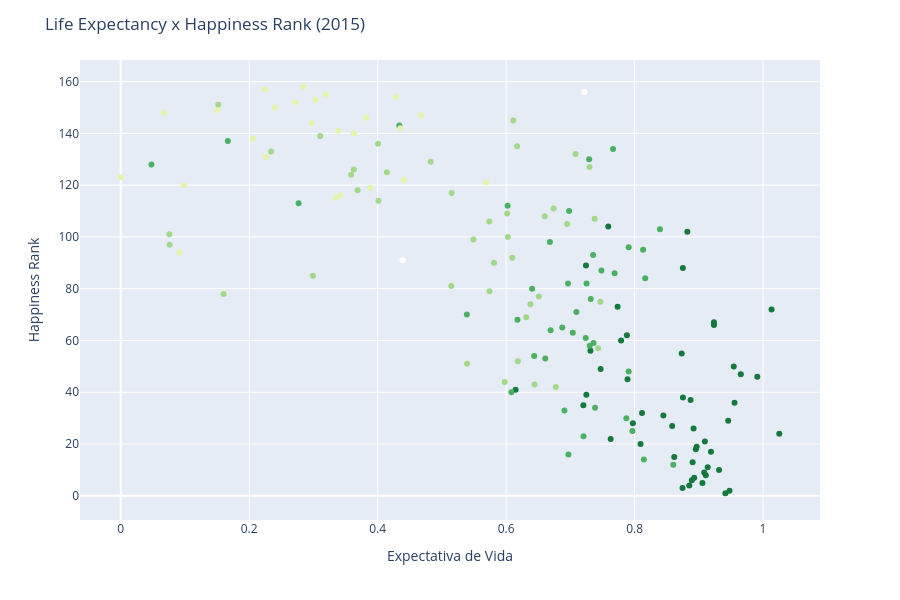
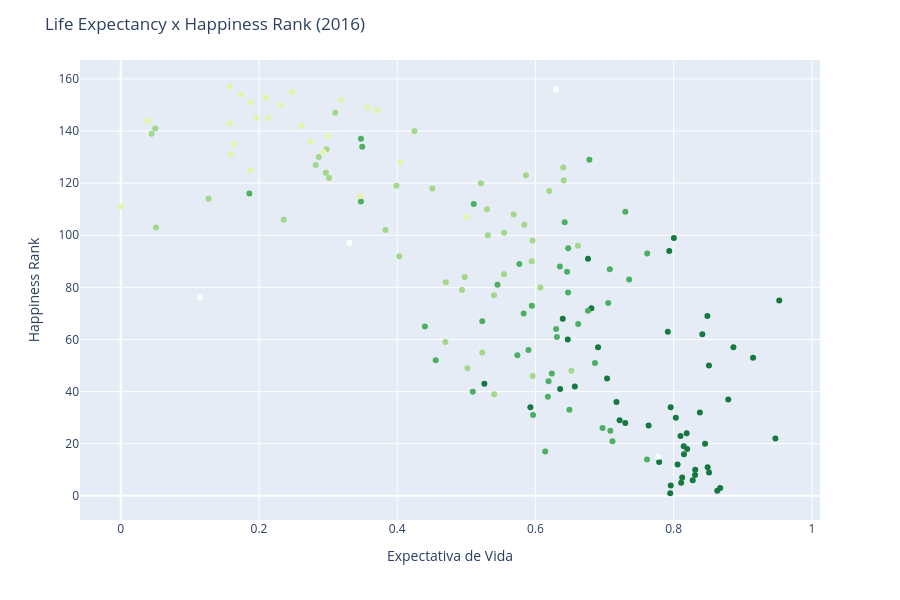
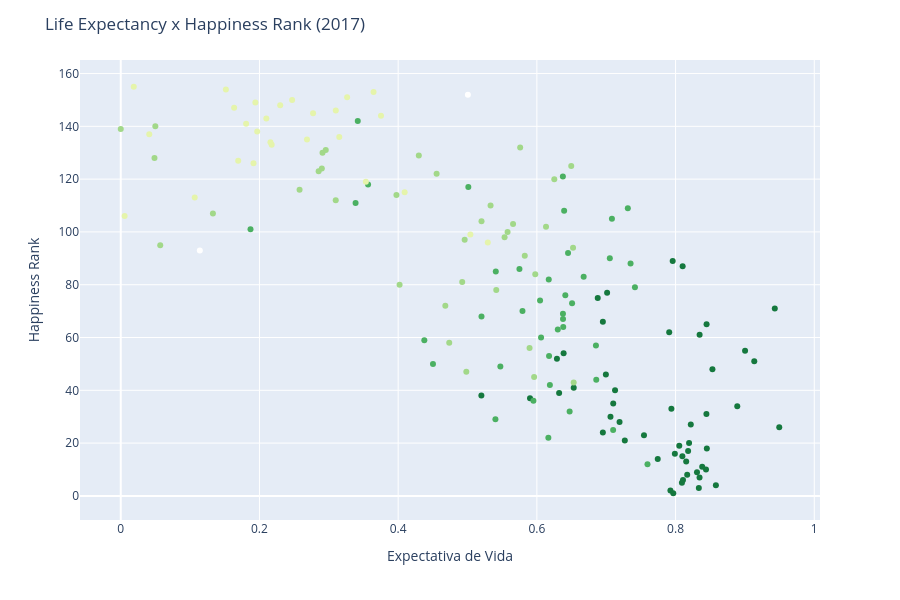

Notebook cell for these charts, in order:
### Markdown cell above
### 3.1- A expectativa média de vida está relacionada com o Score de felicidade?

### Code cell
import pandas as pd
import plotly.express as px
import matplotlib.pyplot as plt

# Preparar DataFrame único
all_countries = []
for ano, df in datasets.items():
    temp = df[['Country', 'Income', 'Healthy Life Expectancy', 'Rank']].copy()
    temp['Year'] = ano
    all_countries.append(temp)
all_data = pd.concat(all_countries, ignore_index=True)

# Ajustar categorias de Income
income_order = ['L', 'LM', 'UM', 'H']
all_data['Income'] = pd.Categorical(all_data['Income'], categories=income_order, ordered=True)

# Criar cores YlGn para Income
cmap = plt.cm.YlGn
income_colors = {
    'L': f'rgb{tuple(int(255*x) for x in cmap(0.2)[:3])}',
    'LM': f'rgb{tuple(int(255*x) for x in cmap(0.4)[:3])}',
    'UM': f'rgb{tuple(int(255*x) for x in cmap(0.6)[:3])}',
    'H': f'rgb{tuple(int(255*x) for x in cmap(0.8)[:3])}'
}

# Plot interativo por ano
years = sorted(all_data['Year'].unique())

for year in years:
    df_year = all_data[all_data['Year'] == year].copy()
    
    # Substituir valores faltantes para cor branca
    df_year['plot_color'] = df_year.apply(
        lambda row: income_colors.get(row['Income'], 'white') 
        if pd.notna(row['Healthy Life Expectancy']) and pd.notna(row['Rank'])
        else 'white', axis=1
    )
    
    fig = px.scatter(
        df_year,
        x='Healthy Life Expectancy',
        y='Rank',
        color='plot_color',
        color_discrete_map='identity',  # usa exatamente as cores da coluna
        hover_data={
            'Country': True,
            'Income': True,
            'Healthy Life Expectancy': True,
            'Rank': True
        },
        size_max=15
    )
    
    # Não inverter Y
    fig.update_yaxes(title_text='Happiness Rank')
    fig.update_xaxes(title_text='Expectativa de Vida')
    fig.update_layout(
        title_text=f'Life Expectancy x Happiness Rank ({year})',
        height=600,
        width=900,
        legend_title_text='Income Group'
    )
    
    fig.show()

### Figure 1 — Plotly figure (JSON) as saved in the notebook; plotly's stock layout.template omitted (floating-point values rounded to 4 significant figures)
{"data": [{"customdata": [["Switzerland", "H"], ["Iceland", "H"], ["Denmark", "H"], ["Norway", "H"], ["Canada", "H"], ["Finland", "H"], ["Netherlands", "H"], ["Sweden", "H"], ["New Zealand", "H"], ["Australia", "H"], ["Israel", "H"], ["Austria", "H"], ["United States", "H"], ["Luxembourg", "H"], ["Ireland", "H"], ["Belgium", "H"], ["United Arab Emirates", "H"], ["United Kingdom", "H"], ["Oman", "H"], ["Singapore", "H"], ["Germany", "H"], ["Chile", "H"], ["Qatar", "H"], ["France", "H"], ["Czechia", "H"], ["Uruguay", "H"], ["Saudi Arabia", "H"], ["Spain", "H"], ["Malta", "H"], ["Taiwan", "H"], ["Kuwait", "H"], ["Trinidad and Tobago", "H"], ["Slovakia", "H"], ["Japan", "H"], ["South Korea", "H"], ["Bahrain", "H"], ["Italy", "H"], ["Slovenia", "H"], ["Lithuania", "H"], ["Poland", "H"], ["Croatia", "H"], ["North Cyprus", "H"], ["Cyprus", "H"], ["Hong Kong", "H"], ["Estonia", "H"], ["Portugal", "H"], ["Latvia", "H"], ["Greece", "H"], ["Hungary", "H"]], "hovertemplate": "Healthy Life Expectancy=%{x}<br>Rank=%{y}<br>Country=%{customdata[0]}<br>Income=%{customdata[1]}<extra></extra>", "legendgroup": "", "marker": {"color": "rgb(21, 120, 62)", "symbol": "circle"}, "mode": "markers", "name": "", "orientation": "v", "showlegend": false, "type": "scatter", "x": [0.9414, 0.9478, 0.8746, 0.8852, 0.9056, 0.8891, 0.8928, 0.9109, 0.9084, 0.9316, 0.9139, 0.8904, 0.8618, 0.9189, 0.8953, 0.8967, 0.8093, 0.9094, 0.7628, 1.025, 0.8919, 0.8586, 0.7973, 0.9458, 0.8448, 0.8116, 0.7202, 0.9556, 0.8872, 0.8753, 0.7249, 0.6148, 0.789, 0.9911, 0.9654, 0.7472, 0.9545, 0.8734, 0.7313, 0.779, 0.7881, 0.9236, 0.9236, 1.013, 0.7736, 0.8752, 0.7244, 0.8821, 0.7591], "xaxis": "x", "y": [1, 2, 3, 4, 5, 6, 7, 8, 9, 10, 11, 13, 15, 17, 18, 19, 20, 21, 22, 24, 26, 27, 28, 29, 31, 32, 35, 36, 37, 38, 39, 41, 45, 46, 47, 49, 50, 55, 56, 60, 62, 66, 67, 72, 73, 88, 89, 102, 104], "yaxis": "y"}, {"customdata": [["Costa Rica", "UM"], ["Mexico", "UM"], ["Brazil", "UM"], ["Venezuela", "UM"], ["Panama", "UM"], ["Argentina", "UM"], ["Colombia", "UM"], ["Thailand", "UM"], ["Suriname", "UM"], ["Ecuador", "UM"], ["Paraguay", "UM"], ["Kazakhstan", "UM"], ["Peru", "UM"], ["Belarus", "UM"], ["Malaysia", "UM"], ["Libya", "UM"], ["Russia", "UM"], ["Jamaica", "UM"], ["Algeria", "UM"], ["Turkmenistan", "UM"], ["Mauritius", "UM"], ["Turkey", "UM"], ["Azerbaijan", "UM"], ["Jordan", "UM"], ["Montenegro", "UM"], ["China", "UM"], ["Romania", "UM"], ["Serbia", "UM"], ["North Macedonia", "UM"], ["Albania", "UM"], ["Bosnia and Herzegovina", "UM"], ["Dominican Republic", "UM"], ["Lebanon", "UM"], ["Iran", "UM"], ["Iraq", "UM"], ["South Africa", "UM"], ["Botswana", "UM"], ["Georgia", "UM"], ["Bulgaria", "UM"], ["Angola", "UM"], ["Gabon", "UM"]], "hovertemplate": "Healthy Life Expectancy=%{x}<br>Rank=%{y}<br>Country=%{customdata[0]}<br>Income=%{customdata[1]}<extra></extra>", "legendgroup": "", "marker": {"color": "rgb(75, 176, 98)", "symbol": "circle"}, "mode": "markers", "name": "", "orientation": "v", "showlegend": false, "type": "scatter", "x": [0.8603, 0.8144, 0.697, 0.7205, 0.7966, 0.7872, 0.6908, 0.7385, 0.6082, 0.7907, 0.661, 0.6437, 0.7302, 0.7361, 0.7239, 0.7038, 0.6693, 0.6874, 0.6177, 0.5389, 0.7095, 0.7317, 0.6404, 0.6964, 0.7252, 0.8166, 0.7689, 0.7484, 0.7355, 0.8133, 0.7908, 0.6683, 0.8395, 0.698, 0.6024, 0.2769, 0.04776, 0.7293, 0.7665, 0.1668, 0.4337], "xaxis": "x", "y": [12, 14, 16, 23, 25, 30, 33, 34, 40, 48, 53, 54, 58, 59, 61, 63, 64, 65, 68, 70, 71, 76, 80, 82, 82, 84, 86, 87, 93, 95, 96, 98, 103, 110, 112, 113, 128, 130, 134, 137, 143], "yaxis": "y"}, {"customdata": [["El Salvador", "LM"], ["Guatemala", "LM"], ["Uzbekistan", "LM"], ["Bolivia", "LM"], ["Moldova", "LM"], ["Nicaragua", "LM"], ["Kosovo", "LM"], ["Indonesia", "LM"], ["Vietnam", "LM"], ["Kyrgyzstan", "LM"], ["Nigeria", "LM"], ["Bhutan", "LM"], ["Pakistan", "LM"], ["Zambia", "LM"], ["Philippines", "LM"], ["Morocco", "LM"], ["Lesotho", "LM"], ["Laos", "LM"], ["Mongolia", "LM"], ["Eswatini", "LM"], ["Honduras", "LM"], ["Tajikistan", "LM"], ["Tunisia", "LM"], ["Palestine", "LM"], ["Bangladesh", "LM"], ["Ukraine", "LM"], ["Ghana", "LM"], ["India", "LM"], ["Sudan", "LM"], ["Mauritania", "LM"], ["Kenya", "LM"], ["Djibouti", "LM"], ["Armenia", "LM"], ["Myanmar", "LM"], ["Sri Lanka", "LM"], ["Cameroon", "LM"], ["Egypt", "LM"], ["Yemen", "LM"], ["Congo", "LM"], ["Cambodia", "LM"], ["Ivory Coast", "LM"]], "hovertemplate": "Healthy Life Expectancy=%{x}<br>Rank=%{y}<br>Country=%{customdata[0]}<br>Income=%{customdata[1]}<extra></extra>", "legendgroup": "", "marker": {"color": "rgb(162, 216, 137)", "symbol": "circle"}, "mode": "markers", "name": "", "orientation": "v", "showlegend": false, "type": "scatter", "x": [0.6774, 0.6442, 0.5977, 0.5392, 0.6183, 0.7431, 0.6313, 0.6379, 0.7468, 0.6509, 0.1601, 0.5741, 0.5147, 0.2992, 0.5811, 0.6095, 0.07612, 0.5491, 0.6027, 0.07566, 0.6951, 0.5738, 0.7379, 0.6602, 0.6016, 0.6739, 0.4013, 0.5153, 0.3688, 0.3587, 0.4143, 0.3629, 0.7299, 0.4825, 0.7081, 0.234, 0.6171, 0.4006, 0.3105, 0.6111, 0.1519], "xaxis": "x", "y": [42, 43, 44, 51, 52, 57, 69, 74, 75, 77, 78, 79, 81, 85, 90, 92, 97, 99, 100, 101, 105, 106, 107, 108, 109, 111, 114, 117, 118, 124, 125, 126, 127, 129, 132, 133, 135, 136, 139, 145, 151], "yaxis": "y"}, {"customdata": [["Somaliland", null], ["Syria", null]], "hovertemplate": "Healthy Life Expectancy=%{x}<br>Rank=%{y}<br>Country=%{customdata[0]}<br>Income=%{customdata[1]}<extra></extra>", "legendgroup": "", "marker": {"color": "white", "symbol": "circle"}, "mode": "markers", "name": "", "orientation": "v", "showlegend": false, "type": "scatter", "x": [0.4387, 0.7219], "xaxis": "x", "y": [91, 156], "yaxis": "y"}, {"customdata": [["Mozambique", "L"], ["Zimbabwe", "L"], ["Liberia", "L"], ["Haiti", "L"], ["Congo-Kinshasa", "L"], ["Nepal", "L"], ["Ethiopia", "L"], ["Sierra Leone", "L"], ["Malawi", "L"], ["Mali", "L"], ["Comoros", "L"], ["Uganda", "L"], ["Senegal", "L"], ["Niger", "L"], ["Tanzania", "L"], ["Madagascar", "L"], ["Central African Republic", "L"], ["Chad", "L"], ["Guinea", "L"], ["Burkina Faso", "L"], ["Afghanistan", "L"], ["Rwanda", "L"], ["Benin", "L"], ["Burundi", "L"], ["Togo", "L"]], "hovertemplate": "Healthy Life Expectancy=%{x}<br>Rank=%{y}<br>Country=%{customdata[0]}<br>Income=%{customdata[1]}<extra></extra>", "legendgroup": "", "marker": {"color": "rgb(229, 244, 171)", "symbol": "circle"}, "mode": "markers", "name": "", "orientation": "v", "showlegend": false, "type": "scatter", "x": [0.09131, 0.3347, 0.342, 0.3885, 0.09806, 0.5687, 0.4405, 0.0, 0.2256, 0.2058, 0.3631, 0.3386, 0.4354, 0.2971, 0.3821, 0.4672, 0.06699, 0.1501, 0.2401, 0.2712, 0.3034, 0.4286, 0.3191, 0.224, 0.2844], "xaxis": "x", "y": [94, 115, 116, 119, 120, 121, 122, 123, 131, 138, 140, 141, 142, 144, 146, 147, 148, 149, 150, 152, 153, 154, 155, 157, 158], "yaxis": "y"}], "layout": {"height": 600, "legend": {"title": {"text": "Income Group"}, "tracegroupgap": 0}, "margin": {"t": 60}, "title": {"text": "Life Expectancy x Happiness Rank (2015)"}, "width": 900, "xaxis": {"anchor": "y", "domain": [0, 1], "title": {"text": "Expectativa de Vida"}}, "yaxis": {"anchor": "x", "domain": [0, 1], "title": {"text": "Happiness Rank"}}}}

### Figure 2 — Plotly figure (JSON) as saved in the notebook; plotly's stock layout.template omitted (floating-point values rounded to 4 significant figures)
{"data": [{"customdata": [["Denmark", "H"], ["Switzerland", "H"], ["Iceland", "H"], ["Norway", "H"], ["Finland", "H"], ["Canada", "H"], ["Netherlands", "H"], ["New Zealand", "H"], ["Australia", "H"], ["Sweden", "H"], ["Israel", "H"], ["Austria", "H"], ["United States", "H"], ["Germany", "H"], ["Belgium", "H"], ["Ireland", "H"], ["Luxembourg", "H"], ["Singapore", "H"], ["United Kingdom", "H"], ["Chile", "H"], ["Czechia", "H"], ["United Arab Emirates", "H"], ["Uruguay", "H"], ["Malta", "H"], ["France", "H"], ["Saudi Arabia", "H"], ["Taiwan", "H"], ["Qatar", "H"], ["Spain", "H"], ["Kuwait", "H"], ["Bahrain", "H"], ["Trinidad and Tobago", "H"], ["Slovakia", "H"], ["Italy", "H"], ["Japan", "H"], ["Poland", "H"], ["South Korea", "H"], ["Lithuania", "H"], ["North Cyprus", "H"], ["Slovenia", "H"], ["Latvia", "H"], ["Cyprus", "H"], ["Estonia", "H"], ["Hong Kong", "H"], ["Hungary", "H"], ["Portugal", "H"], ["Greece", "H"]], "hovertemplate": "Healthy Life Expectancy=%{x}<br>Rank=%{y}<br>Country=%{customdata[0]}<br>Income=%{customdata[1]}<extra></extra>", "legendgroup": "", "marker": {"color": "rgb(21, 120, 62)", "symbol": "circle"}, "mode": "markers", "name": "", "orientation": "v", "showlegend": false, "type": "scatter", "x": [0.795, 0.863, 0.8673, 0.7958, 0.8109, 0.8276, 0.8123, 0.831, 0.8512, 0.8312, 0.8492, 0.8056, 0.779, 0.8149, 0.8196, 0.8145, 0.8454, 0.9472, 0.8099, 0.8188, 0.7638, 0.7299, 0.7218, 0.8032, 0.8379, 0.5927, 0.7956, 0.7172, 0.879, 0.6357, 0.657, 0.5261, 0.7037, 0.851, 0.9149, 0.6906, 0.8864, 0.6467, 0.8414, 0.7915, 0.6395, 0.8488, 0.681, 0.9528, 0.6761, 0.7936, 0.8003], "xaxis": "x", "y": [1, 2, 3, 4, 5, 6, 7, 8, 9, 10, 11, 12, 13, 16, 18, 19, 20, 22, 23, 24, 27, 28, 29, 30, 32, 34, 34, 36, 37, 41, 42, 43, 45, 50, 53, 57, 57, 60, 62, 63, 68, 69, 72, 75, 91, 94, 99], "yaxis": "y"}, {"customdata": [["Costa Rica", "UM"], ["Brazil", "UM"], ["Mexico", "UM"], ["Panama", "UM"], ["Argentina", "UM"], ["Colombia", "UM"], ["Thailand", "UM"], ["Algeria", "UM"], ["Suriname", "UM"], ["Venezuela", "UM"], ["Malaysia", "UM"], ["Ecuador", "UM"], ["Belize", "UM"], ["Kazakhstan", "UM"], ["Russia", "UM"], ["Belarus", "UM"], ["Peru", "UM"], ["Turkmenistan", "UM"], ["Mauritius", "UM"], ["Libya", "UM"], ["Paraguay", "UM"], ["Romania", "UM"], ["Jamaica", "UM"], ["Croatia", "UM"], ["Turkey", "UM"], ["Azerbaijan", "UM"], ["China", "UM"], ["Serbia", "UM"], ["Bosnia and Herzegovina", "UM"], ["Montenegro", "UM"], ["Dominican Republic", "UM"], ["Lebanon", "UM"], ["North Macedonia", "UM"], ["Iran", "UM"], ["Albania", "UM"], ["Iraq", "UM"], ["Namibia", "UM"], ["South Africa", "UM"], ["Bulgaria", "UM"], ["Gabon", "UM"], ["Botswana", "UM"]], "hovertemplate": "Healthy Life Expectancy=%{x}<br>Rank=%{y}<br>Country=%{customdata[0]}<br>Income=%{customdata[1]}<extra></extra>", "legendgroup": "", "marker": {"color": "rgb(75, 176, 98)", "symbol": "circle"}, "mode": "markers", "name": "", "orientation": "v", "showlegend": false, "type": "scatter", "x": [0.7615, 0.6141, 0.7114, 0.7084, 0.6971, 0.5966, 0.6492, 0.618, 0.5093, 0.619, 0.6237, 0.6861, 0.4557, 0.5739, 0.5899, 0.631, 0.6299, 0.4401, 0.6619, 0.523, 0.5829, 0.676, 0.5947, 0.7052, 0.6472, 0.545, 0.7356, 0.6458, 0.7077, 0.6353, 0.5767, 0.7617, 0.6474, 0.6423, 0.7301, 0.5108, 0.3474, 0.1861, 0.6781, 0.3494, 0.3475], "xaxis": "x", "y": [14, 17, 21, 25, 26, 31, 33, 38, 40, 44, 47, 51, 52, 54, 56, 61, 64, 65, 66, 67, 70, 71, 73, 74, 78, 81, 83, 86, 87, 88, 89, 93, 95, 105, 109, 112, 113, 116, 129, 134, 137], "yaxis": "y"}, {"customdata": [["Puerto Rico", null], ["Somalia", null], ["Somaliland", null], ["Syria", null]], "hovertemplate": "Healthy Life Expectancy=%{x}<br>Rank=%{y}<br>Country=%{customdata[0]}<br>Income=%{customdata[1]}<extra></extra>", "legendgroup": "", "marker": {"color": "white", "symbol": "circle"}, "mode": "markers", "name": "", "orientation": "v", "showlegend": false, "type": "scatter", "x": [0.7776, 0.1147, 0.3311, 0.6299], "xaxis": "x", "y": [15, 76, 97, 156], "yaxis": "y"}, {"customdata": [["Guatemala", "LM"], ["El Salvador", "LM"], ["Nicaragua", "LM"], ["Uzbekistan", "LM"], ["Moldova", "LM"], ["Bolivia", "LM"], ["Kosovo", "LM"], ["Indonesia", "LM"], ["Jordan", "LM"], ["Philippines", "LM"], ["Bhutan", "LM"], ["Kyrgyzstan", "LM"], ["Morocco", "LM"], ["Pakistan", "LM"], ["Vietnam", "LM"], ["Tunisia", "LM"], ["Tajikistan", "LM"], ["Mongolia", "LM"], ["Laos", "LM"], ["Nigeria", "LM"], ["Honduras", "LM"], ["Zambia", "LM"], ["Palestine", "LM"], ["Bangladesh", "LM"], ["Cameroon", "LM"], ["Sri Lanka", "LM"], ["India", "LM"], ["Myanmar", "LM"], ["Egypt", "LM"], ["Armenia", "LM"], ["Kenya", "LM"], ["Ukraine", "LM"], ["Ghana", "LM"], ["Georgia", "LM"], ["Congo", "LM"], ["Mauritania", "LM"], ["Sudan", "LM"], ["Ivory Coast", "LM"], ["Cambodia", "LM"], ["Angola", "LM"], ["Yemen", "LM"]], "hovertemplate": "Healthy Life Expectancy=%{x}<br>Rank=%{y}<br>Country=%{customdata[0]}<br>Income=%{customdata[1]}<extra></extra>", "legendgroup": "", "marker": {"color": "rgb(162, 216, 137)", "symbol": "circle"}, "mode": "markers", "name": "", "orientation": "v", "showlegend": false, "type": "scatter", "x": [0.5404, 0.596, 0.6521, 0.5016, 0.5231, 0.4697, 0.54, 0.4937, 0.6071, 0.4704, 0.4976, 0.5545, 0.5947, 0.4031, 0.6616, 0.5958, 0.5312, 0.5547, 0.3829, 0.05108, 0.5838, 0.2357, 0.5684, 0.5299, 0.127, 0.6201, 0.4509, 0.3988, 0.5212, 0.6408, 0.3015, 0.5863, 0.2968, 0.6403, 0.2821, 0.2864, 0.2976, 0.04476, 0.4249, 0.04991, 0.3105], "xaxis": "x", "y": [39, 46, 48, 49, 55, 59, 77, 79, 80, 82, 84, 85, 90, 92, 96, 98, 100, 101, 102, 103, 104, 106, 108, 110, 114, 117, 118, 119, 120, 121, 122, 123, 124, 126, 127, 130, 133, 139, 140, 141, 147], "yaxis": "y"}, {"customdata": [["Nepal", "L"], ["Sierra Leone", "L"], ["Ethiopia", "L"], ["Congo-Kinshasa", "L"], ["Senegal", "L"], ["Zimbabwe", "L"], ["Malawi", "L"], ["Mali", "L"], ["Haiti", "L"], ["Comoros", "L"], ["Niger", "L"], ["South Sudan", "L"], ["Chad", "L"], ["Burkina Faso", "L"], ["Uganda", "L"], ["Madagascar", "L"], ["Tanzania", "L"], ["Liberia", "L"], ["Guinea", "L"], ["Rwanda", "L"], ["Benin", "L"], ["Afghanistan", "L"], ["Togo", "L"], ["Burundi", "L"]], "hovertemplate": "Healthy Life Expectancy=%{x}<br>Rank=%{y}<br>Country=%{customdata[0]}<br>Income=%{customdata[1]}<extra></extra>", "legendgroup": "", "marker": {"color": "rgb(229, 244, 171)", "symbol": "circle"}, "mode": "markers", "name": "", "orientation": "v", "showlegend": false, "type": "scatter", "x": [0.5007, 0.0, 0.3458, 0.188, 0.4046, 0.1595, 0.2936, 0.1635, 0.2749, 0.2998, 0.2616, 0.1578, 0.03824, 0.213, 0.1963, 0.3711, 0.357, 0.2316, 0.1883, 0.3186, 0.2103, 0.1734, 0.2481, 0.1575], "xaxis": "x", "y": [107, 111, 115, 125, 128, 131, 132, 135, 136, 138, 142, 143, 144, 145, 145, 148, 149, 150, 151, 152, 153, 154, 155, 157], "yaxis": "y"}], "layout": {"height": 600, "legend": {"title": {"text": "Income Group"}, "tracegroupgap": 0}, "margin": {"t": 60}, "title": {"text": "Life Expectancy x Happiness Rank (2016)"}, "width": 900, "xaxis": {"anchor": "y", "domain": [0, 1], "title": {"text": "Expectativa de Vida"}}, "yaxis": {"anchor": "x", "domain": [0, 1], "title": {"text": "Happiness Rank"}}}}

### Figure 3 — Plotly figure (JSON) as saved in the notebook; plotly's stock layout.template omitted (floating-point values rounded to 4 significant figures)
{"data": [{"customdata": [["Norway", "H"], ["Denmark", "H"], ["Iceland", "H"], ["Switzerland", "H"], ["Finland", "H"], ["Netherlands", "H"], ["Canada", "H"], ["New Zealand", "H"], ["Sweden", "H"], ["Australia", "H"], ["Israel", "H"], ["Austria", "H"], ["United States", "H"], ["Ireland", "H"], ["Germany", "H"], ["Belgium", "H"], ["Luxembourg", "H"], ["United Kingdom", "H"], ["Chile", "H"], ["United Arab Emirates", "H"], ["Czechia", "H"], ["Argentina", "H"], ["Singapore", "H"], ["Malta", "H"], ["Uruguay", "H"], ["Panama", "H"], ["France", "H"], ["Taiwan", "H"], ["Spain", "H"], ["Qatar", "H"], ["Saudi Arabia", "H"], ["Trinidad and Tobago", "H"], ["Kuwait", "H"], ["Slovakia", "H"], ["Bahrain", "H"], ["Poland", "H"], ["Italy", "H"], ["Japan", "H"], ["Lithuania", "H"], ["Latvia", "H"], ["South Korea", "H"], ["North Cyprus", "H"], ["Slovenia", "H"], ["Cyprus", "H"], ["Estonia", "H"], ["Hong Kong", "H"], ["Hungary", "H"], ["Croatia", "H"], ["Greece", "H"], ["Portugal", "H"]], "hovertemplate": "Healthy Life Expectancy=%{x}<br>Rank=%{y}<br>Country=%{customdata[0]}<br>Income=%{customdata[1]}<extra></extra>", "legendgroup": "", "marker": {"color": "rgb(21, 120, 62)", "symbol": "circle"}, "mode": "markers", "name": "", "orientation": "v", "showlegend": false, "type": "scatter", "x": [0.7967, 0.7926, 0.8336, 0.8581, 0.8092, 0.8107, 0.8346, 0.8168, 0.8309, 0.8439, 0.8384, 0.8153, 0.7743, 0.8098, 0.799, 0.8181, 0.8451, 0.8053, 0.8195, 0.7268, 0.7544, 0.6951, 0.9495, 0.8219, 0.7192, 0.7062, 0.8445, 0.794, 0.889, 0.7101, 0.5901, 0.52, 0.6321, 0.7127, 0.6531, 0.6995, 0.8531, 0.9135, 0.6289, 0.6386, 0.9002, 0.8346, 0.7908, 0.8447, 0.6952, 0.9431, 0.6878, 0.7013, 0.8102, 0.7958], "xaxis": "x", "y": [1, 2, 3, 4, 5, 6, 7, 8, 9, 10, 11, 13, 14, 15, 16, 17, 18, 19, 20, 21, 23, 24, 26, 27, 28, 30, 31, 33, 34, 35, 37, 38, 39, 40, 41, 46, 48, 51, 52, 54, 55, 61, 62, 65, 66, 71, 75, 77, 87, 89], "yaxis": "y"}, {"customdata": [["Costa Rica", "UM"], ["Brazil", "UM"], ["Mexico", "UM"], ["Guatemala", "UM"], ["Thailand", "UM"], ["Colombia", "UM"], ["Malaysia", "UM"], ["Ecuador", "UM"], ["Russia", "UM"], ["Belize", "UM"], ["Algeria", "UM"], ["Romania", "UM"], ["Turkmenistan", "UM"], ["Kazakhstan", "UM"], ["Peru", "UM"], ["Mauritius", "UM"], ["Belarus", "UM"], ["Libya", "UM"], ["Turkey", "UM"], ["Paraguay", "UM"], ["Serbia", "UM"], ["Jordan", "UM"], ["Jamaica", "UM"], ["China", "UM"], ["Venezuela", "UM"], ["Montenegro", "UM"], ["Azerbaijan", "UM"], ["Dominican Republic", "UM"], ["Lebanon", "UM"], ["Bosnia and Herzegovina", "UM"], ["North Macedonia", "UM"], ["South Africa", "UM"], ["Bulgaria", "UM"], ["Iran", "UM"], ["Albania", "UM"], ["Namibia", "UM"], ["Iraq", "UM"], ["Gabon", "UM"], ["Armenia", "UM"], ["Botswana", "UM"]], "hovertemplate": "Healthy Life Expectancy=%{x}<br>Rank=%{y}<br>Country=%{customdata[0]}<br>Income=%{customdata[1]}<extra></extra>", "legendgroup": "", "marker": {"color": "rgb(75, 176, 98)", "symbol": "circle"}, "mode": "markers", "name": "", "orientation": "v", "showlegend": false, "type": "scatter", "x": [0.7595, 0.6166, 0.71, 0.5402, 0.6472, 0.595, 0.6188, 0.6856, 0.5473, 0.4502, 0.6176, 0.6852, 0.4377, 0.606, 0.6302, 0.638, 0.6377, 0.5202, 0.6376, 0.5793, 0.6508, 0.6046, 0.641, 0.7414, 0.6171, 0.6675, 0.5408, 0.5749, 0.7351, 0.7052, 0.6449, 0.1871, 0.7082, 0.6393, 0.7312, 0.3386, 0.5012, 0.3566, 0.6375, 0.3418], "xaxis": "x", "y": [12, 22, 25, 29, 32, 36, 42, 44, 49, 50, 53, 57, 59, 60, 63, 64, 67, 68, 69, 70, 73, 74, 76, 79, 82, 83, 85, 86, 88, 90, 92, 101, 105, 108, 109, 111, 117, 118, 121, 142], "yaxis": "y"}, {"customdata": [["Nicaragua", "LM"], ["El Salvador", "LM"], ["Uzbekistan", "LM"], ["Moldova", "LM"], ["Bolivia", "LM"], ["Philippines", "LM"], ["Kosovo", "LM"], ["Pakistan", "LM"], ["Indonesia", "LM"], ["Morocco", "LM"], ["Honduras", "LM"], ["Vietnam", "LM"], ["Nigeria", "LM"], ["Bhutan", "LM"], ["Kyrgyzstan", "LM"], ["Mongolia", "LM"], ["Tunisia", "LM"], ["Palestine", "LM"], ["Egypt", "LM"], ["Cameroon", "LM"], ["Bangladesh", "LM"], ["Kenya", "LM"], ["Myanmar", "LM"], ["Zambia", "LM"], ["Sri Lanka", "LM"], ["India", "LM"], ["Mauritania", "LM"], ["Congo", "LM"], ["Georgia", "LM"], ["Ivory Coast", "LM"], ["Cambodia", "LM"], ["Sudan", "LM"], ["Ghana", "LM"], ["Ukraine", "LM"], ["Lesotho", "LM"], ["Angola", "LM"]], "hovertemplate": "Healthy Life Expectancy=%{x}<br>Rank=%{y}<br>Country=%{customdata[0]}<br>Income=%{customdata[1]}<extra></extra>", "legendgroup": "", "marker": {"color": "rgb(162, 216, 137)", "symbol": "circle"}, "mode": "markers", "name": "", "orientation": "v", "showlegend": false, "type": "scatter", "x": [0.6531, 0.596, 0.4983, 0.5895, 0.4736, 0.468, 0.5415, 0.402, 0.4923, 0.5977, 0.5826, 0.6522, 0.05692, 0.4959, 0.5535, 0.5578, 0.6132, 0.5657, 0.5202, 0.1329, 0.5332, 0.31, 0.3975, 0.2578, 0.6251, 0.4554, 0.2853, 0.29, 0.6495, 0.04864, 0.4298, 0.2909, 0.2956, 0.5759, 0.0, 0.04987], "xaxis": "x", "y": [43, 45, 47, 56, 58, 72, 78, 80, 81, 84, 91, 94, 95, 97, 98, 100, 102, 103, 104, 107, 110, 112, 114, 116, 120, 122, 123, 124, 125, 128, 129, 130, 131, 132, 139, 140], "yaxis": "y"}, {"customdata": [["Somalia", null], ["Syria", null]], "hovertemplate": "Healthy Life Expectancy=%{x}<br>Rank=%{y}<br>Country=%{customdata[0]}<br>Income=%{customdata[1]}<extra></extra>", "legendgroup": "", "marker": {"color": "white", "symbol": "circle"}, "mode": "markers", "name": "", "orientation": "v", "showlegend": false, "type": "scatter", "x": [0.114, 0.5005], "xaxis": "x", "y": [93, 152], "yaxis": "y"}, {"customdata": [["Tajikistan", "L"], ["Nepal", "L"], ["Sierra Leone", "L"], ["Mozambique", "L"], ["Senegal", "L"], ["Ethiopia", "L"], ["Congo-Kinshasa", "L"], ["Mali", "L"], ["Uganda", "L"], ["Burkina Faso", "L"], ["Niger", "L"], ["Malawi", "L"], ["Chad", "L"], ["Zimbabwe", "L"], ["Afghanistan", "L"], ["Benin", "L"], ["Madagascar", "L"], ["Haiti", "L"], ["Yemen", "L"], ["South Sudan", "L"], ["Liberia", "L"], ["Guinea", "L"], ["Togo", "L"], ["Rwanda", "L"], ["Tanzania", "L"], ["Burundi", "L"], ["Central African Republic", "L"]], "hovertemplate": "Healthy Life Expectancy=%{x}<br>Rank=%{y}<br>Country=%{customdata[0]}<br>Income=%{customdata[1]}<extra></extra>", "legendgroup": "", "marker": {"color": "rgb(229, 244, 171)", "symbol": "circle"}, "mode": "markers", "name": "", "orientation": "v", "showlegend": false, "type": "scatter", "x": [0.5292, 0.5041, 0.005565, 0.1067, 0.4094, 0.3534, 0.1914, 0.1694, 0.2176, 0.2158, 0.2685, 0.3151, 0.04113, 0.1968, 0.1807, 0.2099, 0.3752, 0.2773, 0.3101, 0.1635, 0.2299, 0.1941, 0.2471, 0.3264, 0.3645, 0.1516, 0.01877], "xaxis": "x", "y": [96, 99, 106, 113, 115, 119, 126, 127, 133, 134, 135, 136, 137, 138, 141, 143, 144, 145, 146, 147, 148, 149, 150, 151, 153, 154, 155], "yaxis": "y"}], "layout": {"height": 600, "legend": {"title": {"text": "Income Group"}, "tracegroupgap": 0}, "margin": {"t": 60}, "title": {"text": "Life Expectancy x Happiness Rank (2017)"}, "width": 900, "xaxis": {"anchor": "y", "domain": [0, 1], "title": {"text": "Expectativa de Vida"}}, "yaxis": {"anchor": "x", "domain": [0, 1], "title": {"text": "Happiness Rank"}}}}
